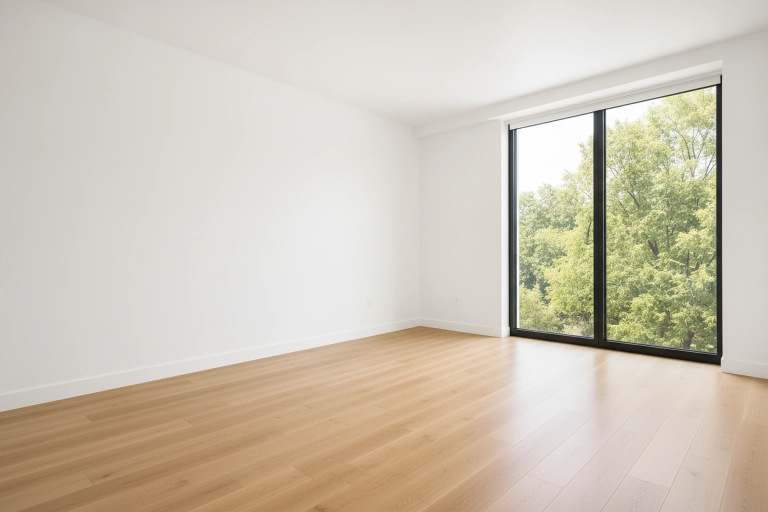
#> input picture rooms/bedroom/empty-room.webp, 1536 x 1024 px (shown at 1/2 size)
$ python -i assets.py   (imports and definitions only)
#> lines starting #> are read from the running program, lines starting #| are printed output that depends on the picture
#> further down, picture is the input picture: PIL image 1536x1024 RGB; mean R, G, B 206.2, 197.1, 181.8
### pipeline/config.py
"""Shared settings for the showroom image pipeline."""
from dataclasses import dataclass
from pathlib import Path

ROOT = Path(__file__).resolve().parent.parent


def load_dotenv(path: Path = ROOT / ".env") -> None:
    """Minimal .env loader: KEY=value lines; real environment variables win."""
    import os
    if not path.exists():
        return
    for line in path.read_text().splitlines():
        line = line.strip()
        if line and not line.startswith("#") and "=" in line:
            k, v = line.removeprefix("export ").split("=", 1)
            os.environ.setdefault(k.strip(), v.strip().strip("'\""))


load_dotenv()
STORE = "https://veronahomefurniture.com"
USER_AGENT = "Mozilla/5.0 (showroom-pipeline)"


@dataclass(frozen=True)
class Spot:
    """Where a product category sits in the room, in room pixels.

    `roi` bounds the area the extractor searches for the new object (x0, y0, x1, y1).
    `hint` is the placement instruction given to the image model.
    """
    roi: tuple[int, int, int, int]
    hint: str


@dataclass(frozen=True)
class Room:
    id: str
    image: Path
    size: tuple[int, int]
    spots: dict[str, Spot]


LIVING_ROOM = Room(
    id="living-room",
    image=ROOT / "rooms/living-room/empty-room.webp",
    size=(1535, 1024),
    spots={
        # Matches the live showroom's sofa layers (x≈500-1500, y≈450-930).
        "sofa": Spot(
            roi=(380, 380, 1535, 1000),
            hint=(
                "standing on the wooden floor in the middle-right of the room, in front of "
                "the plain white wall and the right-hand window, roughly centred horizontally "
                "between x=55% and x=60% of the image width, its seat front facing the camera "
                "at the same three-quarter angle as the product photo"
            ),
        ),
    },
)

OUT = ROOT / "out"
CACHE = ROOT / "cache"

# Rooms created by `pipeline room --room <id> --create` (empty photo generated in the living
# room's style; spots are unused by the asset/demo flow, which positions pieces in the browser).
BEDROOM = Room(id="bedroom", image=ROOT / "rooms/bedroom/empty-room.webp", size=(1536, 1024), spots={})
DINING_ROOM = Room(id="dining", image=ROOT / "rooms/dining/empty-room.webp", size=(1536, 1024), spots={})
ROOMS = {r.id: r for r in (LIVING_ROOM, BEDROOM, DINING_ROOM)}

### pipeline/assets.py
"""Background-free, recolourable sofa assets.

For each product this writes, on one shared canvas size:

  original.webp   sofa as photographed, transparent background, soft floor shadow
  neutral.webp    same sofa with the upholstery turned neutral grey (AI edit), same format
  shading.webp    grey = upholstery lighting (folds, seams, highlights), alpha = upholstery mask
  fabric-<id>.webp  optional AI-recoloured named fabrics (patterns, textures)
  asset.json      sizes, files, and where the floor contact line is

Any background: every file is RGBA with nothing but the sofa and a black,
semi-transparent shadow, so it can be dropped on any room photo or colour.

Any colour: draw neutral.webp, then over it the upholstery pixels computed as
colour × shading (see recolor.js). Legs and frames stay untouched.
"""
import json
from functools import lru_cache
from pathlib import Path

import numpy as np
from PIL import Image
from scipy import ndimage as ndi

from .config import ROOT

MODEL = ROOT / "models/birefnet_lite.onnx"
NEUTRAL_GREY = "#9A9A9A"  # mid grey: contrasts with white photo backgrounds, room for highlights

NEUTRAL_PROMPT = """\
Recolour only the upholstery (all fabric or leather: seat, cushions, back, arms, skirt, pillows) of the \
{thing} in this photo to a plain, untextured, neutral mid grey ({grey}), like an unpainted \
clay model. Keep every fold, seam, crease, highlight and shadow exactly as they are. Do not change \
the legs, wooden or metal parts, the {thing}'s shape, the camera angle, the framing or the plain \
background. Return the full image at the same composition."""

FABRIC_PROMPT = """\
Change only the {part} of the {thing} in image 1 to {fabric}.{swatch_note} Keep the {thing}'s shape, \
legs, seams, lighting, camera angle, framing and the plain background exactly as they are. \
Return the full image at the same composition."""

# What each category is called in prompts, which part a named finish changes, and whether
# it gets the any-colour (neutral + shading) treatment.
CATEGORIES = {
    "sofa": {"thing": "sofa", "part": "upholstery (cushions, back, arms, pillows)", "recolour": True},
    "chair": {"thing": "chair", "part": "upholstery (seat, back, arms)", "recolour": True},
    "coffee-table": {"thing": "coffee table", "part": "finish of the table top and body", "recolour": False},
    "dining-table": {"thing": "dining table", "part": "finish of the table top and base", "recolour": False},
    "dining-chair": {"thing": "dining chair", "part": "upholstery (seat and back)", "recolour": True},
    # Bed photos include bedding, which the upholstery mask cannot tell apart from a grey
    # headboard, so beds use their photographed finish (+ AI-rendered named finishes).
    "bed": {"thing": "bed", "part": "upholstered headboard and bed frame (keep the bedding unchanged)", "recolour": False},
}


# ---------- background removal ----------

@lru_cache(maxsize=1)
def _session():
    import onnxruntime as ort
    if not MODEL.exists():
        raise SystemExit(
            f"Missing {MODEL}. Download it with:\n  curl -L -o {MODEL} "
            "https://huggingface.co/onnx-community/BiRefNet_lite-ONNX/resolve/main/onnx/model.onnx")
    return ort.InferenceSession(str(MODEL), providers=["CPUExecutionProvider"])


def matte(img: Image.Image) -> np.ndarray:
    """Alpha matte (0..1) of the main object, via BiRefNet."""
    x = np.asarray(img.convert("RGB").resize((1024, 1024), Image.BILINEAR), np.float32) / 255
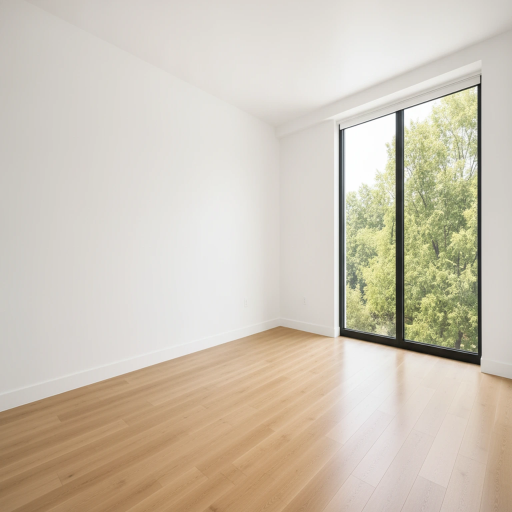
#> x: shape (1024, 1024, 3) float32 (shown at 1/2 size); mean R, G, B 0.807, 0.772, 0.713
    x = (x - [0.485, 0.456, 0.406]) / [0.229, 0.224, 0.225]
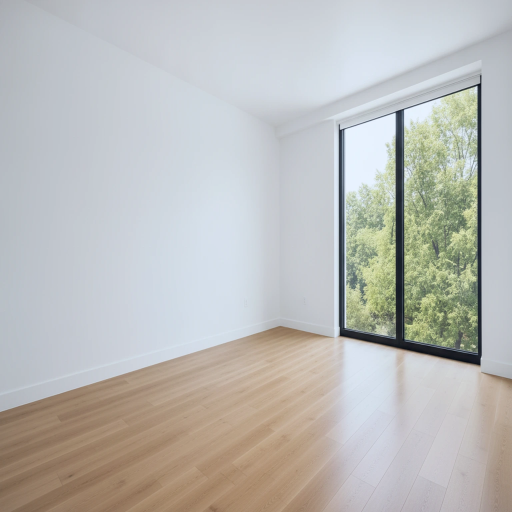
#> x: shape (1024, 1024, 3) float64 (shown at 1/2 size); mean R, G, B 1.41, 1.41, 1.36; drawn with min black and max white
    x = x.transpose(2, 0, 1)[None].astype(np.float32)
    logits = _session().run(None, {"input_image": x})[0][0, 0]
    prob = 1 / (1 + np.exp(-logits))
    a = np.asarray(Image.fromarray((prob * 255).astype(np.uint8)).resize(img.size, Image.BILINEAR), np.float32) / 255
    # Keep only the main object and remove faint haze (e.g. the photo's own floor shadow).
    a[a < 0.06] = 0
    lab, n = ndi.label(a > 0.5)
    if n > 1:
        sizes = ndi.sum(np.ones_like(a), lab, range(1, n + 1))
        keep = np.isin(lab, [i + 1 for i, s in enumerate(sizes) if s >= 0.01 * sizes.max()])
        a *= ndi.binary_dilation(keep, iterations=6)
    return a


# [95 lines left out: functions decontaminate, _lower_hull, floor_shadow, over, cutout, not called in this run]


def with_shadow(rgb, a):
    s = floor_shadow(a)
    return over(rgb, a, np.zeros_like(rgb), s)


# [25 lines left out: function upholstery, not called in this run]


def _iou(a: np.ndarray, b: np.ndarray) -> float:
    a, b = a > 0.5, b > 0.5
    return float((a & b).sum() / max((a | b).sum(), 1))


# [34 lines left out: function edit_matte, not called in this run]


def to_rgba(rgb, a) -> Image.Image:
    arr = np.dstack([rgb, a])
    return Image.fromarray((np.clip(arr, 0, 1) * 255 + 0.5).astype(np.uint8), "RGBA")


def save(img: Image.Image, path: Path, lossless: bool = False) -> None:
    path.parent.mkdir(parents=True, exist_ok=True)
    img.save(path, "WEBP", lossless=lossless, quality=90, method=6)


# [35 lines left out: functions canvas_for, build_product, not called in this run]

>>> from PIL import Image
>>> picture = Image.open('../rooms/bedroom/empty-room.webp')
#> (the run stopped early here; a loop or call above may not have finished)
